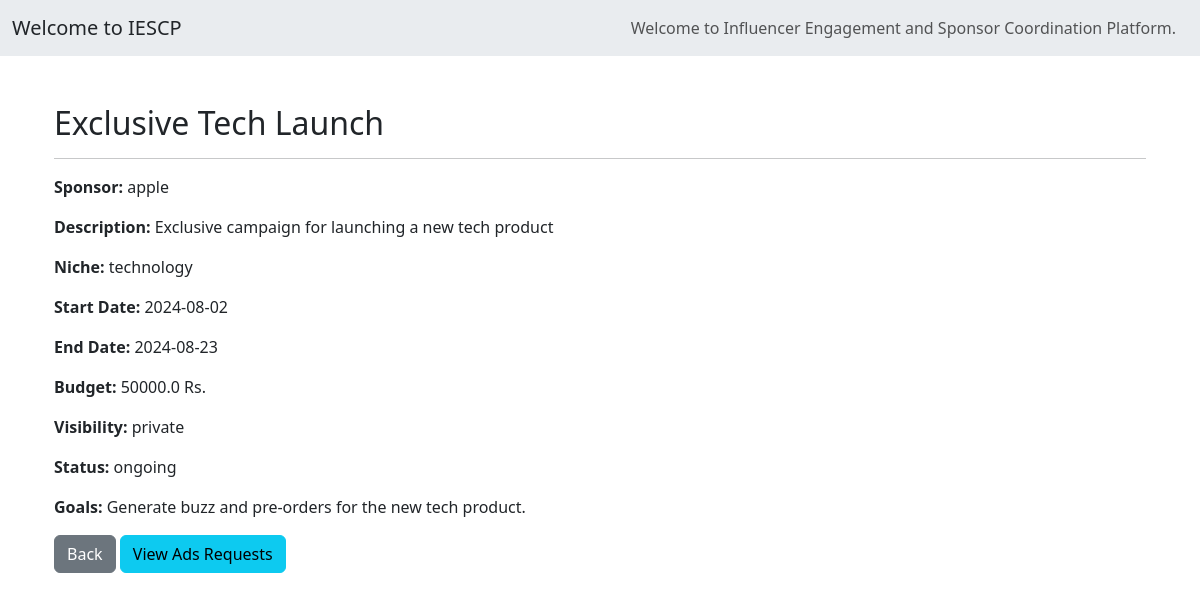
Before: /admin/campaign/3/view with the older database file.
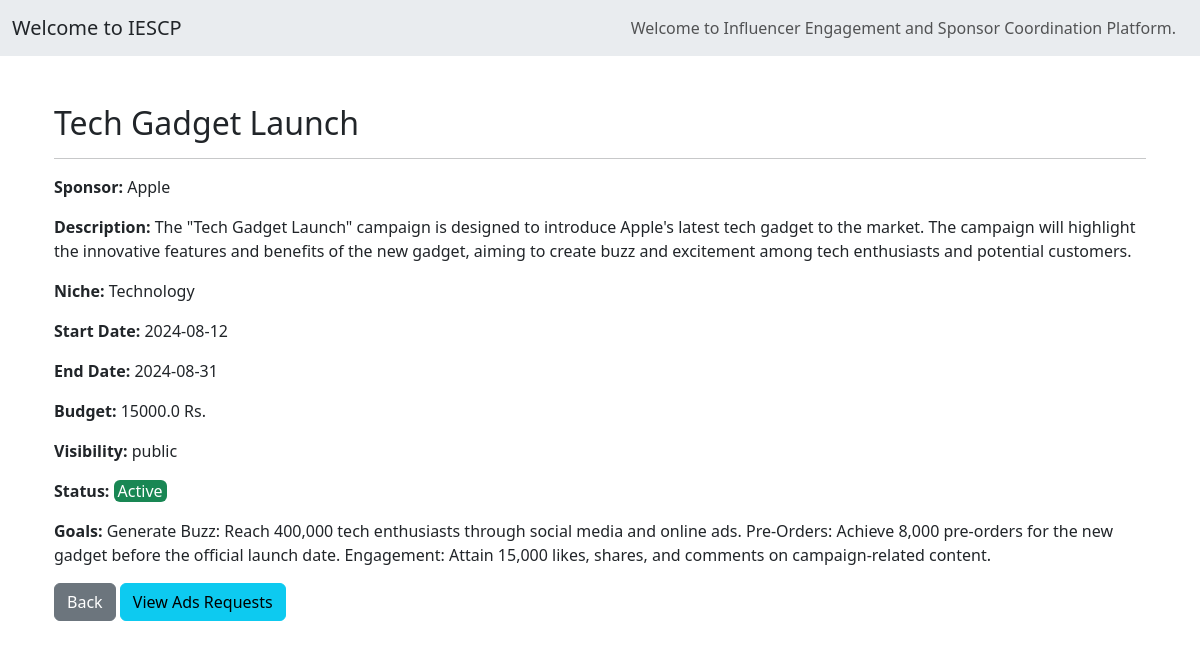
After: the same page with the newer database file.
### models.py (models this page shows, shortened)
class Campaign(db.Model):
    __tablename__ = 'campaigns'
    id = db.Column(db.Integer, primary_key=True)
    title = db.Column(db.String(200), nullable=False)
    description = db.Column(db.String(400), nullable=False)
    niche = db.Column(db.String(100), nullable=False)
    start_date = db.Column(db.Date, nullable=False)
    end_date = db.Column(db.Date, nullable=False)
    budget = db.Column(db.Float, nullable=False)
    visibility = db.Column(db.String(50), nullable=False)
    status = db.Column(db.String(50), nullable=False)
    goals = db.Column(db.Text, nullable=True)
    sponsor_id = db.Column(db.Integer, db.ForeignKey('users.id', ondelete='CASCADE'), nullable=False)
    is_flagged = db.Column(db.Boolean, default=False)
    sponsor = db.relationship('User', backref=db.backref('campaigns', lazy=True, cascade='all, delete-orphan'))
    ad_requests = db.relationship('AdRequest', back_populates='campaign', lazy=True, cascade='all, delete-orphan')

class User(db.Model):
    __tablename__ = 'users'
    id = db.Column(db.Integer, autoincrement=True,primary_key=True)
    username = db.Column(db.String(100), unique=True, nullable=False)
    email = db.Column(db.String(100), unique=True, nullable=False)
    password = db.Column(db.String(200), nullable=False)
    role = db.Column(db.String(50), nullable=False)  # 'admin', 'sponsor', 'influencer'
    flagged = db.Column(db.Boolean, default=False)
    unflag_request = db.Column(db.String(500), nullable=False)
    company_name = db.Column(db.String(100), nullable=True)
    industry = db.Column(db.String(100), nullable=True)
    budget = db.Column(db.Float, nullable=True)
    category = db.Column(db.String(100), nullable=True)
    niche = db.Column(db.String(100), nullable=True)
    reach = db.Column(db.Integer, nullable=True)

### main.py (the view)
@app.route('/admin/campaign/<int:campaign_id>/view')
def ad_view_campaign(campaign_id):
    campaign = Campaign.query.get_or_404(campaign_id)
    return render_template('/campaigns/admin_cam/ad_view_campaigns.html', campaign=campaign)

### main.py (called while the page is built)
@app.context_processor
def inject_user():
    if 'user_id' in session:
        user = User.query.get(session['user_id'])
    else:
        user = None
    return dict(current_user=user)

### templates/campaigns/admin_cam/ad_view_campaigns.html (shortened to what this page needs)
{% extends 'base.html' %}
{% block content %}
<div class="container mt-5">
    <h2>{{ campaign.title }}</h2><hr>
    <p><strong>Sponsor: </strong>{{ campaign.sponsor.username }}</p>
    <p><strong>Description:</strong> {{ campaign.description }}</p>
    <p><strong>Niche:</strong> {{ campaign.niche }}</p>
    <p><strong>Start Date:</strong> {{ campaign.start_date }}</p>
    <p><strong>End Date:</strong> {{ campaign.end_date }}</p>
    <p><strong>Budget:</strong> {{ campaign.budget }} Rs.</p>
    <p><strong>Visibility:</strong> {{ campaign.visibility }}</p>
    <p><strong>Status:</strong> <span class="
        {% if campaign.status == 'Active' %}text-white bg-success rounded px-1  align-items-center justify-content-center
        {% elif campaign.status == 'Completed' %}text-white bg-primary rounded px-1  align-items-center justify-content-center
        {% elif campaign.status == 'Paused' %}text-white bg-warning rounded px-1  align-items-center justify-content-center
        {% elif campaign.status == 'Canceled' %}text-white bg-danger rounded px-1 align-items-center justify-content-center{% endif %}">{{ campaign.status }}</span>
    </p>
    <p><strong>Goals:</strong> {{ campaign.goals }}</p>
    <a href="{{ url_for('manage_campaigns') }}" class="btn btn-secondary">Back</a>
    <button type="button" class="btn btn-info" data-bs-toggle="modal" data-bs-target="#adRequestsModal">
        View Ads Requests
    </button>
</div>
{% endblock %}

### templates/base.html (shortened to what this page needs)
<!DOCTYPE html>
<html lang="en">
<head>
    <link rel="stylesheet" href="https://maxcdn.bootstrapcdn.com/bootstrap/4.0.0/css/bootstrap.min.css">
    <link href="https://cdn.jsdelivr.net/npm/bootstrap@5.3.3/dist/css/bootstrap.min.css" rel="stylesheet">
</head>
<body>
  <nav class="navbar navbar-expand-lg bg-body-secondary">
    <div class="container-fluid">
      <a class="navbar-brand">
        {% if 'user_id' in session %}
                Welcome {{ session['user_role'].capitalize() }} - {{ session['username'].capitalize() }}
            {% else %}
                Welcome to IESCP
            {% endif %}
      </a>
      <div class="collapse navbar-collapse" id="navbarNav">
        <div class="container-fluid">
          <ul class="navbar-nav ml-auto ms-5  ">
            {% if 'user_id' in session %}
                {% if session['user_role'] == 'sponsor' %}
                  {% if current_user.flagged %}
                      <li class="nav-item ml-auto me-auto"><a class="nav-link" href="{{ url_for('sponsor_profile') }}">Profile</a></li>
                  {% else %}
                      <li class="nav-item ml-auto me-auto"><a class="nav-link" href="{{ url_for('sponsor_profile') }}">Profile</a></li>
                      <li class="nav-item ml-auto me-auto"><a class="nav-link" href="{{ url_for('sponsor_dash') }}">Dashboard</a></li>
                      <li class="nav-item ml-auto me-auto"><a class="nav-link" href="{{ url_for('sponsor_campaigns') }}">Campaigns</a></li>
                      <li class="nav-item ml-auto me-auto"><a class="nav-link" href="{{ url_for('sponsor_influencer') }}">Influencer</a></li>
                      <li class="nav-item ml-auto me-auto"><a class="nav-link" href="{{ url_for('sponsor_ad_requests') }}">Ads Requests</a></li>
                  {% endif %}
                {% elif session['user_role'] == 'influencer' %}
                  {% if current_user.flagged %}
                      <li class="nav-item ml-auto me-auto"><a class="nav-link" href="{{ url_for('influencer_profile') }}">Profile</a></li>
                  {% else %}
                    <li class="nav-item ml-auto me-auto"><a class="nav-link" href="{{ url_for('influencer_profile') }}">Profile</a></li>
                    <li class="nav-item ml-auto me-auto"><a class="nav-link" href="{{ url_for('influencer_dash') }}">Dashboard</a></li>
                    <li class="nav-item ml-auto me-auto"><a class="nav-link" href="{{ url_for('inf_public_campaigns') }}">Campaign</a></li>
                    <li class="nav-item ml-auto me-auto"><a class="nav-link" href="{{ url_for('influencer_ad_requests') }}">Ad requests</a></li>
                  {% endif %}
                {% elif session['user_role'] == 'admin' %}
                    <li class="nav-item ml-5"><a class="nav-link" href="{{ url_for('admin_dash') }}">Dashboard</a></li>
                    <li class="nav-item ml-5"><a class="nav-link" href="{{ url_for('admin_profile') }}">Profile</a></li>
                    <li class="nav-item ml-5"><a class="nav-link" href="{{ url_for('manage_users') }}">Users</a></li>
                    <li class="nav-item ml-5"><a class="nav-link" href="{{ url_for('manage_campaigns') }}">Campaigns</a></li>
                {% endif %}
                <li class="nav-item ml-auto ">
                   <a type="button " class="btn btn-outline-danger ms-3 " aria-current="page" href="{{ url_for('logout') }}" >logout</a>
                </li>
            {% else %}
                <li class="nav-item ms-auto">
                    <span class="navbar-text">
                        Welcome to Influencer Engagement and Sponsor Coordination Platform.
                    </span>
                </li>
            {% endif %}
          </ul>
        </div>
      </div>
    </div>
  </nav>
  <div class="container">
    {% block content %}     {% endblock %}
  </div>
</body>
</html>

Changed rows visible on the page:
changed Campaign: title "Exclusive Tech Launch" → "Tech Gadget Launch"; description "Exclusive campaign for launching a new tech product" → "The \"Tech Gadget Launch\" campaign is designed to introduce Apple's latest tech gadget to the market. The campaign will highlight the innovative features and benefits of the new gadget, aiming to create buzz and excitement among tech enthusiasts and potential customers."; niche "technology" → "Technology"; start_date "2024-08-02" → "2024-08-12"; end_date "2024-08-23" → "2024-08-31"; budget "50000.0" → "15000.0"; visibility "private" → "public"; status "ongoing" → "Active"; goals "Generate buzz and pre-orders for the new tech product." → "Generate Buzz: Reach 400,000 tech enthusiasts through social media and online ads. Pre-Orders: Achieve 8,000 pre-orders for the new gadget before the official launch date. Engagement: Attain 15,000 likes, shares, and comments on campaign-related content."
changed User: sponsor.username "apple" → "Apple"
